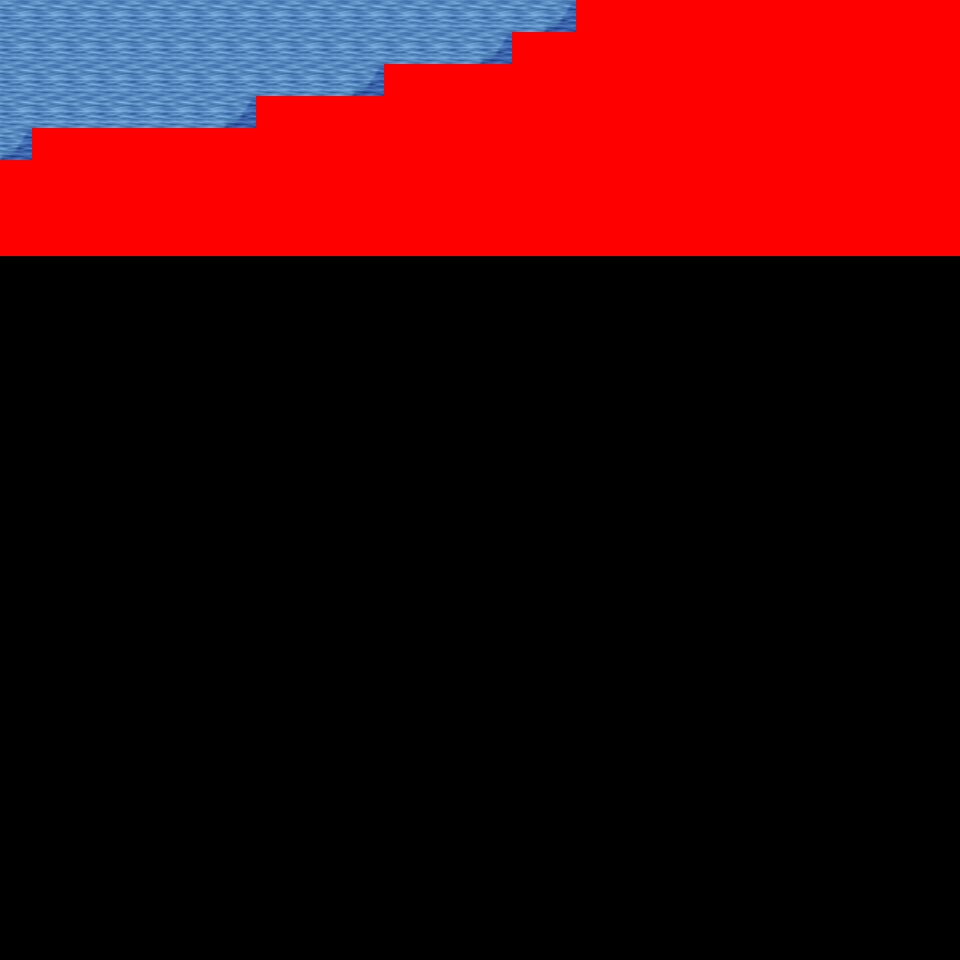

This game map was drawn from its Tiled (.tmx) file and the tilesets committed beside it. A one-line description and the trimmed map source follow:
An orthogonal 30x30 tile map with 32x32 px tiles, 6 tile layers (Ground, Object, Object2, Above, ...), 42 tilesets and 4 objects (4x mapExit).

<map version="1.0" orientation="orthogonal" renderorder="right-down" width="30" height="30" tilewidth="32" tileheight="32" nextobjectid="5">
  <tileset firstgid="1" name="tileset_logic_collision" tilewidth="32" tileheight="32" tilecount="1" columns="1">
    <image source="../drawable/tileset_logic_collision.png" width="32" height="32" />
  </tileset>
  <tileset firstgid="2" name="tileset_ground_ground" tilewidth="32" tileheight="32" tilecount="33" columns="3">
    <image source="../drawable/tileset_ground_ground.png" width="96" height="352" />
  </tileset>
  <tileset firstgid="35" name="tileset_building_castle" tilewidth="32" tileheight="32" tilecount="320" columns="20">
    <image source="../drawable/tileset_building_castle.png" width="640" height="512" />
  </tileset>
  <tileset firstgid="355" name="tileset_item_weapon_cannon" tilewidth="32" tileheight="32" tilecount="12" columns="3">
    <image source="../drawable/tileset_item_weapon_cannon.png" width="96" height="128" />
  </tileset>
  <tileset firstgid="367" name="tileset_item_pot_barrels_1" tilewidth="32" tileheight="32" tilecount="8" columns="4">
    <image source="../drawable/tileset_item_pot_barrels_1.png" width="128" height="64" />
  </tileset>
  <tileset firstgid="375" name="tileset_ground_water_pool" tilewidth="32" tileheight="32" tilecount="72" columns="3">
    <image source="../drawable/tileset_ground_water_pool.png" width="96" height="768" />
  </tileset>
  <tileset firstgid="447" name="tileset_ground_earth_edges" tilewidth="32" tileheight="32" tilecount="18" columns="6">
    <image source="../drawable/tileset_ground_earth_edges.png" width="192" height="96" />
  </tileset>
  <tileset firstgid="465" name="tileset_ground_grass_edges" tilewidth="32" tileheight="32" tilecount="36" columns="12">
    <image source="../drawable/tileset_ground_grass_edges.png" width="384" height="96" />
  </tileset>
  <tileset firstgid="501" name="tileset_ground_grass_corners" tilewidth="32" tileheight="32" tilecount="24" columns="6">
    <image source="../drawable/tileset_ground_grass_corners.png" width="192" height="128" />
  </tileset>
  <tileset firstgid="525" name="tileset_plant_tree_tree_darkgreen" tilewidth="32" tileheight="32" tilecount="88" columns="8">
    <image source="../drawable/tileset_plant_tree_tree_darkgreen.png" width="256" height="352" />
  </tileset>
  <tileset firstgid="613" name="tileset_plant_stump_stump_vertical" tilewidth="32" tileheight="32" tilecount="1" columns="1">
    <image source="../drawable/tileset_plant_stump_stump_vertical.png" width="32" height="32" />
  </tileset>
  <tileset firstgid="614" name="tileset_building_decoration_pool" tilewidth="32" tileheight="32" tilecount="9" columns="3">
    <image source="../drawable/tileset_building_decoration_pool.png" width="96" height="96" />
  </tileset>
  <tileset firstgid="623" name="tileset_plant_vine" tilewidth="32" tileheight="32" tilecount="3" columns="1">
    <image source="../drawable/tileset_plant_vine.png" width="32" height="96" />
  </tileset>
  <tileset firstgid="626" name="tileset_plant_flower_leafy_daisy_red" tilewidth="32" tileheight="32" tilecount="8" columns="2">
    <image source="../drawable/tileset_plant_flower_leafy_daisy_red.png" width="64" height="128" />
  </tileset>
  <tileset firstgid="634" name="tileset_plant_flower_daisy_blue" tilewidth="32" tileheight="32" tilecount="8" columns="2">
    <image source="../drawable/tileset_plant_flower_daisy_blue.png" width="64" height="128" />
  </tileset>
  <tileset firstgid="642" name="tileset_plant_flower_daisy_white" tilewidth="32" tileheight="32" tilecount="8" columns="2">
    <image source="../drawable/tileset_plant_flower_daisy_white.png" width="64" height="128" />
  </tileset>
  <tileset firstgid="650" name="tileset_plant_flower_leafy_daisy_yellow" tilewidth="32" tileheight="32" tilecount="8" columns="2">
    <image source="../drawable/tileset_plant_flower_leafy_daisy_yellow.png" width="64" height="128" />
  </tileset>
  <tileset firstgid="658" name="tileset_plant_flower_foxgloves" tilewidth="32" tileheight="32" tilecount="4" columns="2">
    <image source="../drawable/tileset_plant_flower_foxgloves.png" width="64" height="64" />
  </tileset>
  <tileset firstgid="662" name="tileset_plant_tree_locust_tree" tilewidth="32" tileheight="32" tilecount="20" columns="4">
    <image source="../drawable/tileset_plant_tree_locust_tree.png" width="128" height="160" />
  </tileset>
  <tileset firstgid="682" name="tileset_furniture_chair_bench_iron" tilewidth="32" tileheight="32" tilecount="4" columns="2">
    <image source="../drawable/tileset_furniture_chair_bench_iron.png" width="64" height="64" />
  </tileset>
  <tileset firstgid="686" name="tileset_item_statue_seahorse" tilewidth="32" tileheight="32" tilecount="12" columns="4">
    <image source="../drawable/tileset_item_statue_seahorse.png" width="128" height="96" />
  </tileset>
  <tileset firstgid="698" name="tileset_building_decoration_chimney_brown_stacks" tilewidth="32" tileheight="32" tilecount="2" columns="1">
    <image source="../drawable/tileset_building_decoration_chimney_brown_stacks.png" width="32" height="64" />
  </tileset>
  <tileset firstgid="700" name="tileset_plant_flower_small_flower_bed_2" tilewidth="32" tileheight="32" tilecount="12" columns="3">
    <image source="../drawable/tileset_plant_flower_small_flower_bed_2.png" width="96" height="128" />
  </tileset>
  <tileset firstgid="712" name="tileset_plant_flower_flower_bed_1" tilewidth="32" tileheight="32" tilecount="35" columns="7">
    <image source="../drawable/tileset_plant_flower_flower_bed_1.png" width="224" height="160" />
  </tileset>
  <tileset firstgid="747" name="tileset_plant_flower_pointed_yellow" tilewidth="32" tileheight="32" tilecount="2" columns="2">
    <image source="../drawable/tileset_plant_flower_pointed_yellow.png" width="64" height="32" />
  </tileset>
  <tileset firstgid="749" name="tileset_plant_flower_red_white" tilewidth="32" tileheight="32" tilecount="16" columns="4">
    <image source="../drawable/tileset_plant_flower_red_white.png" width="128" height="128" />
  </tileset>
  <tileset firstgid="765" name="tileset_building_decoration_chimney" tilewidth="32" tileheight="32" tilecount="2" columns="1">
    <image source="../drawable/tileset_building_decoration_chimney.png" width="32" height="64" />
  </tileset>
  <tileset firstgid="767" name="tileset_furniture_light_lamp_blue" tilewidth="32" tileheight="32" tilecount="3" columns="1">
    <image source="../drawable/tileset_furniture_light_lamp_blue.png" width="32" height="96" />
  </tileset>
  <tileset firstgid="770" name="tileset_light_dim_light_7x5" tilewidth="32" tileheight="32" tilecount="35" columns="7">
    <image source="../drawable/tileset_light_dim_light_7x5.png" width="224" height="160" />
  </tileset>
  <tileset firstgid="805" name="tileset_plant_tree_fall_trees" tilewidth="32" tileheight="32" tilecount="40" columns="8">
    <image source="../drawable/tileset_plant_tree_fall_trees.png" width="256" height="160" />
  </tileset>
  <tileset firstgid="845" name="tileset_logic_item_resources" tilewidth="32" tileheight="32" tilecount="6" columns="6">
    <image source="../drawable/tileset_logic_item_resources.png" width="192" height="32" />
  </tileset>
  <tileset firstgid="851" name="tileset_logic_item_mushroom" tilewidth="32" tileheight="32" tilecount="6" columns="6">
    <image source="../drawable/tileset_logic_item_mushroom.png" width="192" height="32" />
  </tileset>
  <tileset firstgid="857" name="tileset_logic_creature_animal" tilewidth="32" tileheight="32" tilecount="32" columns="8">
    <image source="../drawable/tileset_logic_creature_animal.png" width="256" height="128" />
  </tileset>
  <tileset firstgid="889" name="tileset_plant_leaves" tilewidth="32" tileheight="32" tilecount="8" columns="4">
    <image source="../drawable/tileset_plant_leaves.png" width="128" height="64" />
  </tileset>
  <tileset firstgid="897" name="tileset_plant_flower_planted_containers" tilewidth="32" tileheight="32" tilecount="16" columns="4">
    <image source="../drawable/tileset_plant_flower_planted_containers.png" width="128" height="128" />
  </tileset>
  <tileset firstgid="913" name="tileset_building_decoration_banner" tilewidth="32" tileheight="32" tilecount="12" columns="1">
    <image source="../drawable/tileset_building_decoration_banner.png" width="32" height="384" />
  </tileset>
  <tileset firstgid="925" name="tileset_building_cottage" tilewidth="32" tileheight="32" tilecount="256" columns="16">
    <image source="../drawable/tileset_building_cottage.png" width="512" height="512" />
  </tileset>
  <tileset firstgid="1181" name="tileset_logic_portal" tilewidth="32" tileheight="32" tilecount="24" columns="8">
    <image source="../drawable/tileset_logic_portal.png" width="256" height="96" />
  </tileset>
  <tileset firstgid="1205" name="tileset_building_door_doors" tilewidth="32" tileheight="32" tilecount="256" columns="16">
    <image source="../drawable/tileset_building_door_doors.png" width="512" height="512" />
  </tileset>
  <tileset firstgid="1461" name="tileset_building_roof_thatched_roof" tilewidth="32" tileheight="32" tilecount="256" columns="16">
    <image source="../drawable/tileset_building_roof_thatched_roof.png" width="512" height="512" />
  </tileset>
  <tileset firstgid="1717" name="tileset_building_window_windows" tilewidth="32" tileheight="32" tilecount="256" columns="16">
    <image source="../drawable/tileset_building_window_windows.png" width="512" height="512" />
  </tileset>
  <tileset firstgid="1973" name="tileset_ground_ground_3" tilewidth="32" tileheight="32" tilecount="5" columns="5">
    <image source="../drawable/tileset_ground_ground_3.png" width="160" height="32" />
  </tileset>
  <layer name="Ground" width="30" height="30">
    <data>[900 cells, 240 non-empty, 4 distinct tile ids]</data>
  </layer>
  <layer name="Object" width="30" height="30">
    <data>[900 cells, 0 non-empty, 0 distinct tile ids]</data>
  </layer>
  <layer name="Object2" width="30" height="30">
    <data>[900 cells, 0 non-empty, 0 distinct tile ids]</data>
  </layer>
  <layer name="Above" width="30" height="30">
    <data>[900 cells, 0 non-empty, 0 distinct tile ids]</data>
  </layer>
  <layer name="Above2" width="30" height="30">
    <data>[900 cells, 0 non-empty, 0 distinct tile ids]</data>
  </layer>
  <layer name="Walkable" width="30" height="30">
    <data>[900 cells, 185 non-empty, 1 distinct tile ids]</data>
  </layer>
  <objectgroup name="MapEvents">
    <object id="1" name="north" type="mapExit" x="0" y="0" width="576" height="32">
      <properties>
        <property name="map" value="level_0_x3_y62" />
        <property name="x" value="0" />
        <property name="y" value="28" />
      </properties>
    </object>
    <object id="2" name="west" type="mapExit" x="0" y="0" width="32" height="160">
      <properties>
        <property name="map" value="level_0_x2_y63" />
        <property name="x" value="28" />
        <property name="y" value="0" />
      </properties>
    </object>
    <object id="3" name="west2" type="mapExit" x="0" y="256" width="32" height="704">
      <properties>
        <property name="map" value="level_0_x2_y63" />
        <property name="x" value="28" />
        <property name="y" value="8" />
      </properties>
    </object>
    <object id="4" name="east" type="mapExit" x="928" y="256" width="32" height="704">
      <properties>
        <property name="map" value="level_0_x4_y63" />
        <property name="x" value="1" />
        <property name="y" value="8" />
      </properties>
    </object>
  </objectgroup>
</map>
